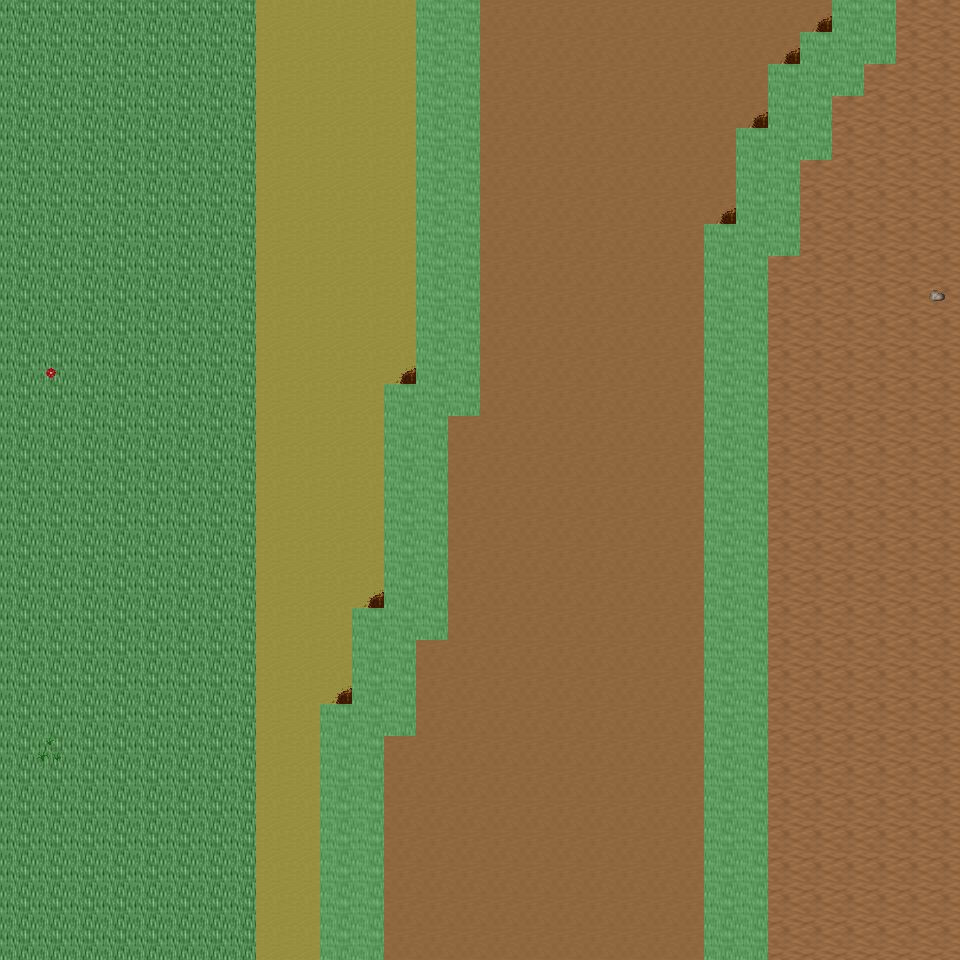

Tiled map render using the project's own tile images. Description and the map definition, with tile-layer contents summarised, below:
An orthogonal 30x30 tile map with 32x32 px tiles, 6 tile layers (Ground, Object, Object2, Above, ...), 19 tilesets and 7 objects (7x mapExit).

<map version="1.0" orientation="orthogonal" renderorder="right-down" width="30" height="30" tilewidth="32" tileheight="32" nextobjectid="8">
  <tileset firstgid="1" name="tileset_ground_ground" tilewidth="32" tileheight="32" tilecount="33" columns="3">
    <image source="../drawable/tileset_ground_ground.png" width="96" height="352" />
  </tileset>
  <tileset firstgid="34" name="tileset_ground_ridge_earth_dark" tilewidth="32" tileheight="32" tilecount="96" columns="12">
    <image source="../drawable/tileset_ground_ridge_earth_dark.png" width="384" height="256" />
  </tileset>
  <tileset firstgid="130" name="tileset_ground_rock_pebbles" tilewidth="32" tileheight="32" tilecount="3" columns="1">
    <image source="../drawable/tileset_ground_rock_pebbles.png" width="32" height="96" />
  </tileset>
  <tileset firstgid="133" name="tileset_ground_earth_edges" tilewidth="32" tileheight="32" tilecount="18" columns="6">
    <image source="../drawable/tileset_ground_earth_edges.png" width="192" height="96" />
  </tileset>
  <tileset firstgid="151" name="tileset_plant_leaves" tilewidth="32" tileheight="32" tilecount="8" columns="4">
    <image source="../drawable/tileset_plant_leaves.png" width="128" height="64" />
  </tileset>
  <tileset firstgid="159" name="tileset_plant_flower_daisy_yellow" tilewidth="32" tileheight="32" tilecount="8" columns="2">
    <image source="../drawable/tileset_plant_flower_daisy_yellow.png" width="64" height="128" />
  </tileset>
  <tileset firstgid="167" name="tileset_plant_grasses" tilewidth="32" tileheight="32" tilecount="6" columns="3">
    <image source="../drawable/tileset_plant_grasses.png" width="96" height="64" />
  </tileset>
  <tileset firstgid="173" name="tileset_ground_cobbled_paving" tilewidth="32" tileheight="32" tilecount="1" columns="1">
    <image source="../drawable/tileset_ground_cobbled_paving.png" width="32" height="32" />
  </tileset>
  <tileset firstgid="174" name="tileset_plant_flower_daisy_white" tilewidth="32" tileheight="32" tilecount="8" columns="2">
    <image source="../drawable/tileset_plant_flower_daisy_white.png" width="64" height="128" />
  </tileset>
  <tileset firstgid="182" name="tileset_plant_flower_daisy_red" tilewidth="32" tileheight="32" tilecount="8" columns="2">
    <image source="../drawable/tileset_plant_flower_daisy_red.png" width="64" height="128" />
  </tileset>
  <tileset firstgid="190" name="tileset_logic_collision" tilewidth="32" tileheight="32" tilecount="1" columns="1">
    <image source="../drawable/tileset_logic_collision.png" width="32" height="32" />
  </tileset>
  <tileset firstgid="191" name="tileset_logic_creature_sheepman" tilewidth="32" tileheight="32" tilecount="4" columns="4">
    <image source="../drawable/tileset_logic_creature_sheepman.png" width="128" height="32" />
  </tileset>
  <tileset firstgid="195" name="tileset_object_tan_tent" tilewidth="32" tileheight="32" tilecount="25" columns="5">
    <image source="../drawable/tileset_object_tan_tent.png" width="160" height="160" />
  </tileset>
  <tileset firstgid="220" name="tileset_item_campfires" tilewidth="32" tileheight="32" tilecount="2" columns="2">
    <image source="../drawable/tileset_item_campfires.png" width="64" height="32" />
  </tileset>
  <tileset firstgid="222" name="tileset_plant_tree_dead_tree_4" tilewidth="32" tileheight="32" tilecount="20" columns="4">
    <image source="../drawable/tileset_plant_tree_dead_tree_4.png" width="128" height="160" />
  </tileset>
  <tileset firstgid="242" name="tileset_plant_tree_fall_trees" tilewidth="32" tileheight="32" tilecount="40" columns="8">
    <image source="../drawable/tileset_plant_tree_fall_trees.png" width="256" height="160" />
  </tileset>
  <tileset firstgid="282" name="tileset_object_well_hoist" tilewidth="32" tileheight="32" tilecount="9" columns="3">
    <image source="../drawable/tileset_object_well_hoist.png" width="96" height="96" />
  </tileset>
  <tileset firstgid="291" name="tileset_logic_creature_mutant" tilewidth="32" tileheight="32" tilecount="7" columns="7">
    <image source="../drawable/tileset_logic_creature_mutant.png" width="224" height="32" />
  </tileset>
  <tileset firstgid="298" name="tileset_ground_grass_edges" tilewidth="32" tileheight="32" tilecount="36" columns="12">
    <image source="../drawable/tileset_ground_grass_edges.png" width="384" height="96" />
  </tileset>
  <layer name="Ground" width="30" height="30">
    <data>[900 cells, 900 non-empty, 4 distinct tile ids]</data>
  </layer>
  <layer name="Object" width="30" height="30">
    <data>[900 cells, 135 non-empty, 9 distinct tile ids]</data>
  </layer>
  <layer name="Object2" width="30" height="30">
    <data>[900 cells, 2 non-empty, 2 distinct tile ids]</data>
  </layer>
  <layer name="Above" width="30" height="30">
    <data>[900 cells, 0 non-empty, 0 distinct tile ids]</data>
  </layer>
  <layer name="Above2" width="30" height="30">
    <data>[900 cells, 0 non-empty, 0 distinct tile ids]</data>
  </layer>
  <layer name="Walkable" width="30" height="30">
    <data>[900 cells, 127 non-empty, 1 distinct tile ids]</data>
  </layer>
  <objectgroup name="MapEvents">
    <object id="1" name="north" type="mapExit" x="0" y="0" width="416" height="32">
      <properties>
        <property name="map" value="level_0_x89_y27" />
        <property name="x" value="0" />
        <property name="y" value="28" />
      </properties>
    </object>
    <object id="2" name="north2" type="mapExit" x="480" y="0" width="352" height="32">
      <properties>
        <property name="map" value="level_0_x89_y27" />
        <property name="x" value="15" />
        <property name="y" value="28" />
      </properties>
    </object>
    <object id="3" name="north3" type="mapExit" x="896" y="0" width="64" height="32">
      <properties>
        <property name="map" value="level_0_x89_y27" />
        <property name="x" value="28" />
        <property name="y" value="28" />
      </properties>
    </object>
    <object id="4" name="south" type="mapExit" x="0" y="928" width="320" height="32">
      <properties>
        <property name="map" value="level_0_x89_y29" />
        <property name="x" value="0" />
        <property name="y" value="1" />
      </properties>
    </object>
    <object id="5" name="south2" type="mapExit" x="384" y="928" width="320" height="32">
      <properties>
        <property name="map" value="level_0_x89_y29" />
        <property name="x" value="12" />
        <property name="y" value="1" />
      </properties>
    </object>
    <object id="6" name="south3" type="mapExit" x="768" y="928" width="192" height="32">
      <properties>
        <property name="map" value="level_0_x89_y29" />
        <property name="x" value="24" />
        <property name="y" value="1" />
      </properties>
    </object>
    <object id="7" name="west" type="mapExit" x="0" y="0" width="32" height="960">
      <properties>
        <property name="map" value="level_0_x88_y28" />
        <property name="x" value="28" />
        <property name="y" value="0" />
      </properties>
    </object>
  </objectgroup>
</map>
